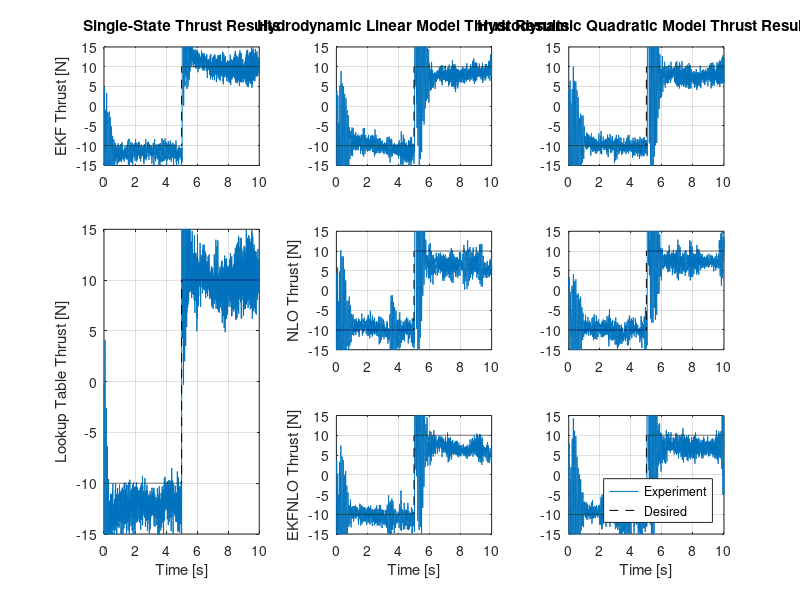

Recreate this plot in MATLAB. (Note: this script raises an error after producing the figure.)
%% Step 1: Setup

% Initialize
clear; close all;

% Preallocate indexing parameters
lenstepL = 560:10560;
lensineL = 550:10550;
lenrampL = 1:10001;
lenstep1 = 400:10400;
lensine1 = 500:10500;
lenramp1 = 1:10001;
lenstep2kf1 = 270:10270;
lensine2kf1 = 430:10430;
lenramp2kf1 = 1:10001;
lenstep2nlo1 = 380:10380;
lensine2nlo1 = 1:10001;
lenramp2nlo1 = 1:10001;
lenstep2kfnlo1 = 390:10390;
lensine2kfnlo1 = 1:10001;
lenramp2kfnlo1 = 1:10001;
lenstep2kf2 = 550:10550;
lensine2kf2 = 1:10001;
lenramp2kf2 = 1:10001;
lenstep2nlo2 = 600:10600;
lensine2nlo2 = 1:10001;
lenramp2nlo2 = 1:10001;
lenstep2kfnlo2 = 390:10390;
lensine2kfnlo2 = 1:10001;
lenramp2kfnlo2 = 1:10001;
t_cntr = 0:.04:10;
t_data = 0:.001:10;
Tdstep = [-10*ones((length(t_data)-1)/2,1);10*ones((length(t_data)+1)/2,1)];
Tdsine = 5*cos(1.88*t_data.')-5;
Tdramp = -[(linspace(0,10,2000)).';10*ones(1000,1);(linspace(10,-10,4000)).';-10*ones(1001,1);(linspace(-10,0,2000)).'];

%% Step 2a: Import Step Response Data

% Single State data
load('CLLookupStep.mat')
ndLstep = nd;
uLstep = u;
yLstep = y;
StepL = csvread('CLLookupStep.csv');
TLstep = -StepL(lenstepL,16);
load('CL1stateStep.mat')
nd1step = nd;
nhat1step = nhat(1:(end-1));
P1step = P(1:(end-1));
u1step = u;
y1step = y;
Step1 = csvread('CL1stateStep.csv');
T1step = -Step1(lenstep1,16);

% Hydrodynamic Linear data
load('CL2stateKF1Step.mat')
nd2KF1step = nd;
nhat2KF1step = nhat(1:(end-1));
vhat2KF1step = vhat(1:(end-1));
vahat2KF1step = vahat(1:(end-1));
P2KF1step = P(:,:,1:(end-1));
u2KF1step = u;
y2KF1step = y;
Step2KF1 = csvread('CL2stateKF1Step.csv');
T2KF1step = -Step2KF1(lenstep2kf1,16);
load('CL2stateNLO1Step.mat')
nd2NLO1step = nd;
nhat2NLO1step = nhat(1:(end-1));
vhat2NLO1step = vhat(1:(end-1));
vahat2NLO1step = vahat(1:(end-1));
P2NLO1step = P(1:(end-1));
u2NLO1step = u;
y2NLO1step = y;
Step2NLO1 = csvread('CL2stateNLO1Step.csv');
T2NLO1step = -Step2NLO1(lenstep2nlo1,16);
load('CL2stateKFNLO1Step.mat')
nd2KFNLO1step = nd;
nhat2KFNLO1step = nhat(1:(end-1));
vhat2KFNLO1step = vhat(1:(end-1));
vahat2KFNLO1step = vahat(1:(end-1));
P2KFNLO1step = P(:,:,1:(end-1));
u2KFNLO1step = u;
y2KFNLO1step = y;
Step2KFNLO1 = csvread('CL2stateKFNLO1Step.csv');
T2KFNLO1step = -Step2KFNLO1(lenstep2kfnlo1,16);

% Hydrodynamic Quadratic data
load('CL2stateKF2Step.mat')
nd2KF2step = nd;
nhat2KF2step = nhat(1:(end-1));
vhat2KF2step = vhat(1:(end-1));
vahat2KF2step = vahat(1:(end-1));
P2KF2step = P(:,:,1:(end-1));
u2KF2step = u;
y2KF2step = y;
Step2KF2 = csvread('CL2stateKF2Step.csv');
T2KF2step = -Step2KF2(lenstep2kf2,16);
load('CL2stateNLO2Step.mat')
nd2NLO2step = nd;
nhat2NLO2step = nhat(1:(end-1));
vhat2NLO2step = vhat(1:(end-1));
vahat2NLO2step = vahat(1:(end-1));
P2NLO2step = P(1:(end-1));
u2NLO2step = u;
y2NLO2step = y;
Step2NLO2 = csvread('CL2stateNLO2Step.csv');
T2NLO2step = -Step2NLO2(lenstep2nlo2,16);
load('CL2stateKFNLO2Step.mat')
nd2KFNLO2step = nd;
nhat2KFNLO2step = nhat(1:(end-1));
vhat2KFNLO2step = vhat(1:(end-1));
vahat2KFNLO2step = vahat(1:(end-1));
P2KFNLO2step = P(:,:,1:(end-1));
u2KFNLO2step = u;
y2KFNLO2step = y;
Step2KFNLO2 = csvread('CL2stateKFNLO2Step.csv');
T2KFNLO2step = -Step2KFNLO2(lenstep2kfnlo2,16);

% Calculate errors from step data
rmseL = sqrt(mean((TLstep-Tdstep).^2));
rmse1 = sqrt(mean((T1step-Tdstep).^2));
rmse2KF1 = sqrt(mean((T2KF1step-Tdstep).^2));
rmse2NLO1 = sqrt(mean((T2NLO1step-Tdstep).^2));
rmse2KFNLO1 = sqrt(mean((T2KFNLO1step-Tdstep).^2));
rmse2KF2 = sqrt(mean((T2KF2step-Tdstep).^2));
rmse2NLO2 = sqrt(mean((T2NLO2step-Tdstep).^2));
rmse2KFNLO2 = sqrt(mean((T2KFNLO2step-Tdstep).^2));
steptbl = [rmse1 rmse2KF1 rmse2KF2;rmseL rmse2NLO1 rmse2NLO2;0 rmse2KFNLO1 rmse2KFNLO2];

%% Step 2b: Plot Step Response Data

% Plot thrust results
figure
subplot(3,3,1)
plot(t_data,T1step,t_data,Tdstep,'--k')
ylim([-15 15])
ylabel('EKF Thrust [N]')
title('Single-State Thrust Results')
grid
subplot(3,3,[4 7])
plot(t_data,TLstep,t_data,Tdstep,'--k')
ylim([-15 15])
xlabel('Time [s]'),ylabel('Lookup Table Thrust [N]')
grid
subplot(3,3,2)
plot(t_data,T2KF1step,t_data,Tdstep,'--k')
ylim([-15 15])
title('Hydrodynamic Linear Model Thrust Results')
grid
subplot(3,3,5)
plot(t_data,T2NLO1step,t_data,Tdstep,'--k')
ylim([-15 15])
ylabel('NLO Thrust [N]')
grid
subplot(3,3,8)
plot(t_data,T2KFNLO1step,t_data,Tdstep,'--k')
ylim([-15 15])
xlabel('Time [s]'),ylabel('EKFNLO Thrust [N]')
grid
subplot(3,3,3)
plot(t_data,T2KF2step,t_data,Tdstep,'--k')
ylim([-15 15])
title('Hydrodynamic Quadratic Model Thrust Results')
grid
subplot(3,3,6)
plot(t_data,T2NLO2step,t_data,Tdstep,'--k')
ylim([-15 15])
grid
subplot(3,3,9)
plot(t_data,T2KFNLO2step,t_data,Tdstep,'--k')
ylim([-15 15])
xlabel('Time [s]')
legend({'Experiment','Desired'},'Location','Southeast')
grid
suptitle('Thrust Step Response Results')

% Plot angular velocity results
figure
subplot(3,3,1)
plot(t_cntr,sign(nhat1step).*y1step,t_cntr,nhat1step,t_cntr,nd1step,'--k',t_cntr,nhat1step+3*sqrt(P1step),'--g',t_cntr,nhat1step-3*sqrt(P1step),'--g')
ylim([-120 120])
title('Single-State Angular Velocity Results')
ylabel('EKF Angular Velocity [rad/s]')
grid
subplot(3,3,[4 7])
plot(t_cntr,sign(ndLstep).*yLstep,t_cntr,ndLstep,'--k')
ylim([-120 120])
xlabel('Time [s]'),ylabel('Lookup Table Angular Velocity [rad/s]')
grid
subplot(3,3,2)
plot(t_cntr,sign(nhat2KF1step).*(y2KF1step(1,:).'),t_cntr,nhat2KF1step,t_cntr,nd2KF1step,'--k',t_cntr,nhat2KF1step+3*sqrt(squeeze(P2KF1step(1,1,:))),'--g',t_cntr,nhat2KF1step-3*sqrt(squeeze(P2KF1step(1,1,:))),'--g')
ylim([-120 120])
title('Hydrodynamic Linear Model Angular Velocity Results')
grid
subplot(3,3,5)
plot(t_cntr,sign(nhat2NLO1step).*(y2NLO1step(1,:).'),t_cntr,nhat2NLO1step,t_cntr,nd2NLO1step,'--k',t_cntr,nhat2NLO1step+3*sqrt(P2NLO1step),'--g',t_cntr,nhat2NLO1step-3*sqrt(P2NLO1step),'--g')
ylim([-120 120])
ylabel('NLO Angular Velocity [rad/s]')
grid
subplot(3,3,8)
plot(t_cntr,sign(nhat2KFNLO1step).*(y2KFNLO1step(1,:).'),t_cntr,nhat2KFNLO1step,t_cntr,nd2KFNLO1step,'--k',t_cntr,nhat2KFNLO1step+3*sqrt(squeeze(P2KFNLO1step(1,1,:))),'--g',t_cntr,nhat2KFNLO1step-3*sqrt(squeeze(P2KFNLO1step(1,1,:))),'--g')
ylim([-120 120])
xlabel('Time [s]'),ylabel('EKFNLO Angular Velocity [rad/s]')
grid
subplot(3,3,3)
plot(t_cntr,sign(nhat2KF2step).*(y2KF2step(1,:).'),t_cntr,nhat2KF2step,t_cntr,nd2KF2step,'--k',t_cntr,nhat2KF2step+3*sqrt(squeeze(P2KF2step(1,1,:))),'--g',t_cntr,nhat2KF2step-3*sqrt(squeeze(P2KF2step(1,1,:))),'--g')
ylim([-120 120])
title('Hydrodynamic Quadratic Model Angular Velocity Results')
legend({'Measurement','Estimate','Setpoint','3\sigma Bounds'},'Location','Southeast')
grid
subplot(3,3,6)
plot(t_cntr,sign(nhat2NLO2step).*(y2NLO2step(1,:).'),t_cntr,nhat2NLO2step,t_cntr,nd2NLO2step,'--k',t_cntr,nhat2NLO2step+3*sqrt(P2NLO2step),'--g',t_cntr,nhat2NLO2step-3*sqrt(P2NLO2step),'--g')
ylim([-120 120])
grid
subplot(3,3,9)
plot(t_cntr,sign(nhat2KFNLO2step).*(y2KFNLO2step(1,:).'),t_cntr,nhat2KFNLO2step,t_cntr,nd2KFNLO2step,'--k',t_cntr,nhat2KFNLO2step+3*sqrt(squeeze(P2KFNLO2step(1,1,:))),'--g',t_cntr,nhat2KFNLO2step-3*sqrt(squeeze(P2KFNLO2step(1,1,:))),'--g')
ylim([-120 120])
xlabel('Time [s]')
grid
suptitle('Angular Velocity Step Response Results')

% Plot fluid velocity results
figure
subplot(2,2,1)
plot(t_cntr,vhat2KF1step,t_cntr,vhat2KF1step+3*sqrt(squeeze(P2KF1step(2,2,:))),'--g',t_cntr,vhat2KF1step-3*sqrt(squeeze(P2KF1step(2,2,:))),'--g')
ylabel('Step Axial Velocity [rad/s]')
title('Lookup Table Angular Velocity Results')
grid
subplot(2,1,2)
plot(t_cntr,y2KF1step(1,:),t_cntr,sign(ndLsine).*yLsine,t_cntr,ndLsine,'--k')
xlabel('Time [s]'),ylabel('Sinusoidal Angular Velocity [rad/s]')
grid

% Heatmap of errors

%% Step 3a: Import Sinusoidal Response Data

% Single State data
load('CLLookupSine.mat')
ndLsine = nd;
uLsine = u;
yLsine = y;
SineL = csvread('CLLookupSine.csv');
TLsine = -SineL(lensineL,16);
load('CL1stateSine.mat')
nd1sine = nd;
nhat1sine = nhat(1:(end-1));
P1sine = P(1:(end-1));
u1sine = u;
y1sine = y;
Sine1 = csvread('CL1stateSine.csv');
T1sine = -Sine1(lensine1,16);

% Hydrodynamic Linear data
load('CL2stateKF1Sine.mat')
nd2KF1sine = nd;
nhat2KF1sine = nhat(1:(end-1));
vhat2KF1sine = vhat(1:(end-1));
vahat2KF1sine = vahat(1:(end-1));
P2KF1sine = P(:,:,1:(end-1));
u2KF1sine = u;
y2KF1sine = y;
Sine2KF1 = csvread('CL2stateKF1Sine.csv');
T2KF1sine = -Sine2KF1(lensine2kf1,16);
load('CL2stateNLO1Sine.mat')
nd2NLO1sine = nd;
nhat2NLO1sine = nhat(1:(end-1));
vhat2NLO1sine = vhat(1:(end-1));
vahat2NLO1sine = vahat(1:(end-1));
P2NLO1sine = P(1:(end-1));
u2NLO1sine = u;
y2NLO1sine = y;
Sine2NLO1 = csvread('CL2stateNLO1Sine.csv');
T2NLO1sine = -Sine2NLO1(lensine2nlo1,16);
load('CL2stateKFNLO1Sine.mat')
nd2KFNLO1sine = nd;
nhat2KFNLO1sine = nhat(1:(end-1));
vhat2KFNLO1sine = vhat(1:(end-1));
vahat2KFNLO1sine = vahat(1:(end-1));
P2KFNLO1sine = P(:,:,1:(end-1));
u2KFNLO1sine = u;
y2KFNLO1sine = y;
Sine2KFNLO1 = csvread('CL2stateKFNLO1Sine.csv');
T2KFNLO1sine = -Sine2KFNLO1(lensine2kfnlo1,16);

% Hydrodynamic Quadratic data
load('CL2stateKF2Sine.mat')
nd2KF2sine = nd;
nhat2KF2sine = nhat(1:(end-1));
vhat2KF2sine = vhat(1:(end-1));
vahat2KF2sine = vahat(1:(end-1));
P2KF2sine = P(:,:,1:(end-1));
u2KF2sine = u;
y2KF2sine = y;
Sine2KF2 = csvread('CL2stateKF2Sine.csv');
T2KF2sine = -Sine2KF2(lensine2kf2,16);
load('CL2stateNLO2Sine.mat')
nd2NLO2sine = nd;
nhat2NLO2sine = nhat(1:(end-1));
vhat2NLO2sine = vhat(1:(end-1));
vahat2NLO2sine = vahat(1:(end-1));
P2NLO2sine = P(1:(end-1));
u2NLO2sine = u;
y2NLO2sine = y;
Sine2NLO2 = csvread('CL2stateNLO2Sine.csv');
T2NLO2sine = -Sine2NLO2(lensine2nlo2,16);
load('CL2stateKFNLO2Sine.mat')
nd2KFNLO2sine = nd;
nhat2KFNLO2sine = nhat(1:(end-1));
vhat2KFNLO2sine = vhat(1:(end-1));
vahat2KFNLO2sine = vahat(1:(end-1));
P2KFNLO2sine = P(:,:,1:(end-1));
u2KFNLO2sine = u;
y2KFNLO2sine = y;
Sine2KFNLO2 = csvread('CL2stateKFNLO2Sine.csv');
T2KFNLO2sine = -Sine2KFNLO2(lensine2kfnlo2,16);

% Calculate errors from sine data
rmseL = sqrt(mean((TLsine-Tdsine).^2));
rmse1 = sqrt(mean((T1sine-Tdsine).^2));
rmse2KF1 = sqrt(mean((T2KF1sine-Tdsine).^2));
rmse2NLO1 = sqrt(mean((T2NLO1sine-Tdsine).^2));
rmse2KFNLO1 = sqrt(mean((T2KFNLO1sine-Tdsine).^2));
rmse2KF2 = sqrt(mean((T2KF2sine-Tdsine).^2));
rmse2NLO2 = sqrt(mean((T2NLO2sine-Tdsine).^2));
rmse2KFNLO2 = sqrt(mean((T2KFNLO2sine-Tdsine).^2));
sinetbl = [rmse1 rmse2KF1 rmse2KF2;rmseL rmse2NLO1 rmse2NLO2;0 rmse2KFNLO1 rmse2KFNLO2];

%% Step 3b: Plot Sinusoidal Response Data

%% Step 4a: Import Ramp Response Data

% Single State data
load('CLLookupRamp.mat')
ndLramp = nd;
uLramp = u;
yLramp = y;
RampL = csvread('CLLookupRamp.csv');
TLramp = -RampL(lenrampL,16);
load('CL1stateRamp.mat')
nd1ramp = nd;
nhat1ramp = nhat(1:(end-1));
P1ramp = P(1:(end-1));
u1ramp = u;
y1ramp = y;
Ramp1 = csvread('CL1stateRamp.csv');
T1ramp = -Ramp1(lenramp1,16);

% Hydrodynamic Linear data
load('CL2stateKF1Ramp.mat')
nd2KF1ramp = nd;
nhat2KF1ramp = nhat(1:(end-1));
vhat2KF1ramp = vhat(1:(end-1));
vahat2KF1ramp = vahat(1:(end-1));
P2KF1ramp = P(:,:,1:(end-1));
u2KF1ramp = u;
y2KF1ramp = y;
Ramp2KF1 = csvread('CL2stateKF1Ramp.csv');
T2KF1ramp = -Ramp2KF1(lenramp2kf1,16);
load('CL2stateNLO1Ramp.mat')
nd2NLO1ramp = nd;
nhat2NLO1ramp = nhat(1:(end-1));
vhat2NLO1ramp = vhat(1:(end-1));
vahat2NLO1ramp = vahat(1:(end-1));
P2NLO1ramp = P(1:(end-1));
u2NLO1ramp = u;
y2NLO1ramp = y;
Ramp2NLO1 = csvread('CL2stateNLO1Ramp.csv');
T2NLO1ramp = -Ramp2NLO1(lenramp2nlo1,16);
load('CL2stateKFNLO1Ramp.mat')
nd2KFNLO1ramp = nd;
nhat2KFNLO1ramp = nhat(1:(end-1));
vhat2KFNLO1ramp = vhat(1:(end-1));
vahat2KFNLO1ramp = vahat(1:(end-1));
P2KFNLO1ramp = P(:,:,1:(end-1));
u2KFNLO1ramp = u;
y2KFNLO1ramp = y;
Ramp2KFNLO1 = csvread('CL2stateKFNLO1Ramp.csv');
T2KFNLO1ramp = -Ramp2KFNLO1(lenramp2kfnlo1,16);

% Hydrodynamic Quadratic data
load('CL2stateKF2Ramp.mat')
nd2KF2ramp = nd;
nhat2KF2ramp = nhat(1:(end-1));
vhat2KF2ramp = vhat(1:(end-1));
vahat2KF2ramp = vahat(1:(end-1));
P2KF2ramp = P(:,:,1:(end-1));
u2KF2ramp = u;
y2KF2ramp = y;
Ramp2KF2 = csvread('CL2stateKF2Ramp.csv');
T2KF2ramp = -Ramp2KF2(lenramp2kf2,16);
load('CL2stateNLO2Ramp.mat')
nd2NLO2ramp = nd;
nhat2NLO2ramp = nhat(1:(end-1));
vhat2NLO2ramp = vhat(1:(end-1));
vahat2NLO2ramp = vahat(1:(end-1));
P2NLO2ramp = P(1:(end-1));
u2NLO2ramp = u;
y2NLO2ramp = y;
Ramp2NLO2 = csvread('CL2stateNLO2Ramp.csv');
T2NLO2ramp = -Ramp2NLO2(lenramp2nlo2,16);
load('CL2stateKFNLO2Ramp.mat')
nd2KFNLO2ramp = nd;
nhat2KFNLO2ramp = nhat(1:(end-1));
vhat2KFNLO2ramp = vhat(1:(end-1));
vahat2KFNLO2ramp = vahat(1:(end-1));
P2KFNLO2ramp = P(:,:,1:(end-1));
u2KFNLO2ramp = u;
y2KFNLO2ramp = y;
Ramp2KFNLO2 = csvread('CL2stateKFNLO2Ramp.csv');
T2KFNLO2ramp = -Ramp2KFNLO2(lenramp2kfnlo2,16);

% Calculate errors from ramp data
rmseL = sqrt(mean((TLramp-Tdramp).^2));
rmse1 = sqrt(mean((T1ramp-Tdramp).^2));
rmse2KF1 = sqrt(mean((T2KF1ramp-Tdramp).^2));
rmse2NLO1 = sqrt(mean((T2NLO1ramp-Tdramp).^2));
rmse2KFNLO1 = sqrt(mean((T2KFNLO1ramp-Tdramp).^2));
rmse2KF2 = sqrt(mean((T2KF2ramp-Tdramp).^2));
rmse2NLO2 = sqrt(mean((T2NLO2ramp-Tdramp).^2));
rmse2KFNLO2 = sqrt(mean((T2KFNLO2ramp-Tdramp).^2));
ramptbl = [rmse1 rmse2KF1 rmse2KF2;rmseL rmse2NLO1 rmse2NLO2;0 rmse2KFNLO1 rmse2KFNLO2];

%% Step 4b: Plot Ramp Response Data
